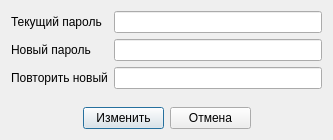
<?xml version="1.0" encoding="UTF-8"?>
<ui version="4.0">
 <class>DlgPassChange</class>
 <widget class="QDialog" name="DlgPassChange">
  <property name="geometry">
   <rect>
    <x>0</x>
    <y>0</y>
    <width>333</width>
    <height>140</height>
   </rect>
  </property>
  <property name="windowTitle">
   <string>Изменение пароля</string>
  </property>
  <layout class="QVBoxLayout" name="verticalLayout">
   <item>
    <layout class="QGridLayout" name="gridLayout">
     <item row="0" column="0">
      <widget class="QLabel" name="labelOld">
       <property name="text">
        <string>Текущий пароль</string>
       </property>
      </widget>
     </item>
     <item row="0" column="1">
      <widget class="QLineEdit" name="editOld">
       <property name="maxLength">
        <number>64</number>
       </property>
       <property name="echoMode">
        <enum>QLineEdit::Password</enum>
       </property>
      </widget>
     </item>
     <item row="1" column="0">
      <widget class="QLabel" name="labelNew1">
       <property name="text">
        <string>Новый пароль</string>
       </property>
      </widget>
     </item>
     <item row="1" column="1">
      <widget class="QLineEdit" name="editNew1">
       <property name="maxLength">
        <number>64</number>
       </property>
       <property name="echoMode">
        <enum>QLineEdit::Password</enum>
       </property>
      </widget>
     </item>
     <item row="2" column="0">
      <widget class="QLabel" name="labelNew2">
       <property name="text">
        <string>Повторить новый</string>
       </property>
      </widget>
     </item>
     <item row="2" column="1">
      <widget class="QLineEdit" name="editNew2">
       <property name="maxLength">
        <number>64</number>
       </property>
       <property name="echoMode">
        <enum>QLineEdit::Password</enum>
       </property>
      </widget>
     </item>
    </layout>
   </item>
   <item>
    <spacer name="verticalSpacer">
     <property name="orientation">
      <enum>Qt::Vertical</enum>
     </property>
     <property name="sizeHint" stdset="0">
      <size>
       <width>20</width>
       <height>40</height>
      </size>
     </property>
    </spacer>
   </item>
   <item>
    <layout class="QHBoxLayout" name="horizontalLayout">
     <item>
      <spacer name="horizontalSpacer">
       <property name="orientation">
        <enum>Qt::Horizontal</enum>
       </property>
       <property name="sizeHint" stdset="0">
        <size>
         <width>40</width>
         <height>20</height>
        </size>
       </property>
      </spacer>
     </item>
     <item>
      <widget class="QPushButton" name="buttonChange">
       <property name="minimumSize">
        <size>
         <width>81</width>
         <height>0</height>
        </size>
       </property>
       <property name="text">
        <string>Изменить</string>
       </property>
      </widget>
     </item>
     <item>
      <widget class="QPushButton" name="buttonCancel">
       <property name="minimumSize">
        <size>
         <width>81</width>
         <height>0</height>
        </size>
       </property>
       <property name="text">
        <string>Отмена</string>
       </property>
      </widget>
     </item>
     <item>
      <spacer name="horizontalSpacer_2">
       <property name="orientation">
        <enum>Qt::Horizontal</enum>
       </property>
       <property name="sizeHint" stdset="0">
        <size>
         <width>40</width>
         <height>20</height>
        </size>
       </property>
      </spacer>
     </item>
    </layout>
   </item>
  </layout>
 </widget>
 <resources/>
 <connections/>
</ui>
